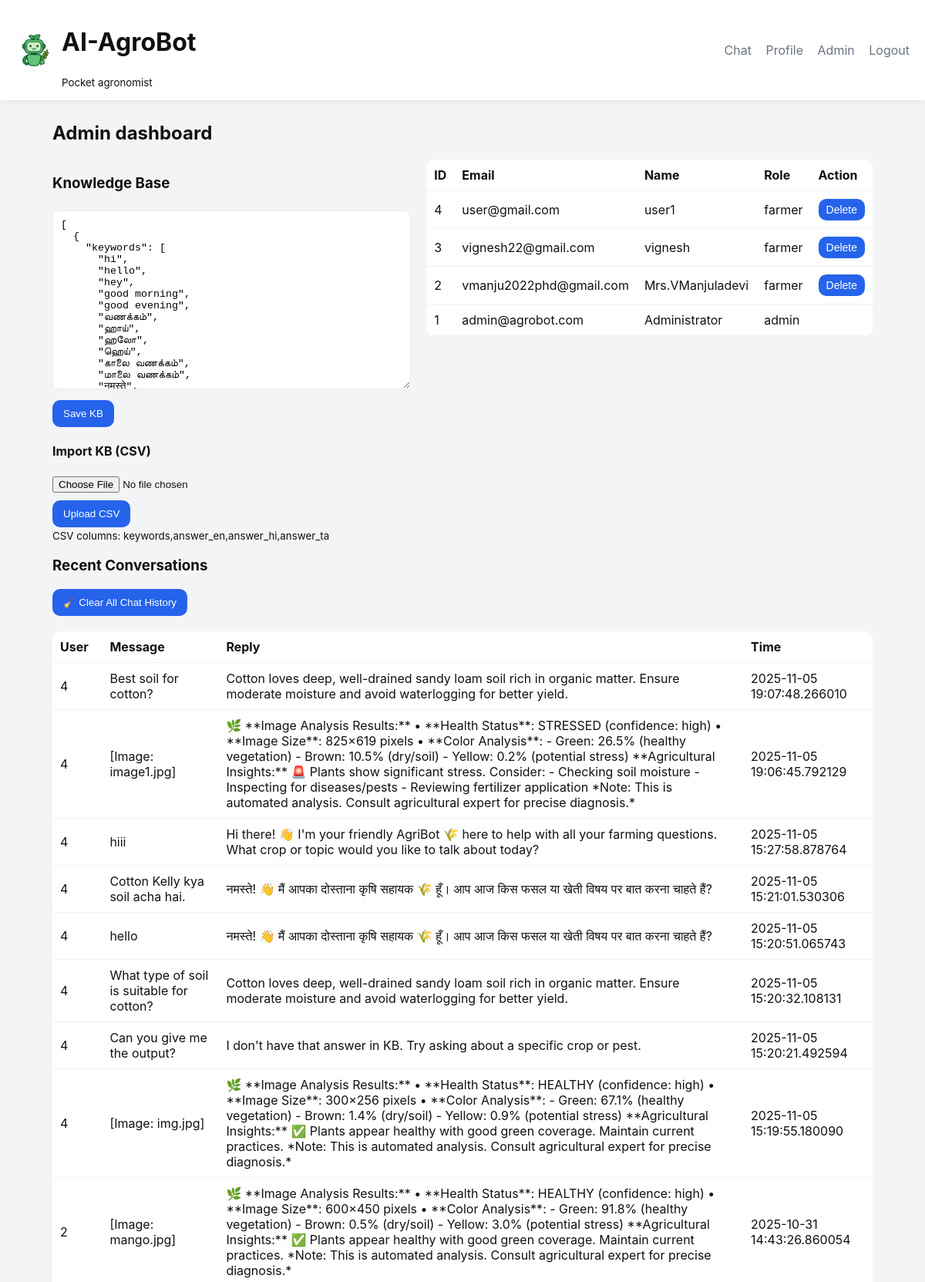
The page /admin (signed in, upper part) on the database its author committed.
### database.py (models this page shows)
class User(UserMixin, db.Model):
    __tablename__ = "users"
    id = db.Column(db.Integer, primary_key=True)
    email = db.Column(db.String(200), unique=True, nullable=False)
    password = db.Column(db.String(200), nullable=False)
    name = db.Column(db.String(100))
    role = db.Column(db.String(20), default="farmer")
    primary_crop = db.Column(db.String(100))
    region = db.Column(db.String(100))
    preferred_language = db.Column(db.String(20), default="en")

class ChatHistory(db.Model):
    __tablename__ = "chat_history"
    id = db.Column(db.Integer, primary_key=True)
    user_id = db.Column(db.Integer, db.ForeignKey("users.id"), nullable=True)
    user_message = db.Column(db.Text)
    bot_response = db.Column(db.Text)
    created_at = db.Column(db.DateTime, default=datetime.utcnow)
    feedback = db.Column(db.String(20), nullable=True)

### app.py (the view)
@app.route("/admin")
@login_required
def admin_dashboard():
    if current_user.role != "admin":
        flash("Access denied", "danger");
        return redirect(url_for("index"))
    users = User.query.order_by(User.id.desc()).all()
    chats = ChatHistory.query.order_by(ChatHistory.created_at.desc()).limit(500).all()
    kb_content = ""
    try:
        with open(KB_PATH, "r", encoding="utf-8") as f:
            kb_content = f.read()
    except Exception:
        kb_content = "[]"
    return render_template("admin_dashboard.html", users=users, chats=chats, kb_content=kb_content)

### app.py (called while the page is built)
@login_manager.user_loader
def load_user(user_id):
    return db.session.get(User, int(user_id))

### templates/admin_dashboard.html
{% extends "base.html" %}
{% block content %}
<h2>Admin dashboard</h2>
<div class="admin-grid">
  <section class="admin-kb">
    <h3>Knowledge Base</h3>
    <form method="post" action="{{ url_for('admin_edit_kb') }}">
      <textarea name="kb_data" rows="14">{{ kb_content }}</textarea>
      <div class="actions"><button class="btn" type="submit">Save KB</button></div>
    </form>
    <h4>Import KB (CSV)</h4>
    <form method="post" action="{{ url_for('admin_upload_kb_csv') }}" enctype="multipart/form-data">
      <input type="file" name="csv_file" accept=".csv" required><div class="actions"><button class="btn" type="submit">Upload CSV</button></div>
      <small>CSV columns: keywords,answer_en,answer_hi,answer_ta</small>
    </form>
  </section>
  <section class="admin-chats">
    <table class="table"><thead><tr><th>ID</th><th>Email</th><th>Name</th><th>Role</th><th>Action</th></tr></thead><tbody>{% for u in users %}<tr><td>{{ u.id }}</td><td>{{ u.email }}</td><td>{{ u.name }}</td><td>{{ u.role }}</td><td>{% if u.role!='admin' %}<form method="post" action="{{ url_for('admin_delete_user', user_id=u.id) }}"><button class="btn small" type="submit" onclick="return confirm('Delete user?')">Delete</button></form>{% endif %}</td></tr>{% endfor %}</tbody></table>
  </section>
</div>
    <h3>Recent Conversations</h3>
<form method="post" action="{{ url_for('admin_clear_chats') }}" onsubmit="return confirm('Are you sure you want to delete all chat history?');">
  <button class="btn danger" type="submit">🧹 Clear All Chat History</button>
</form>
<br>
<table class="table">
  <thead>
    <tr><th>User</th><th>Message</th><th>Reply</th><th>Time</th></tr>
  </thead>
  <tbody>
    {% for c in chats %}
      <tr>
        <td>{{ c.user_id or 'Guest' }}</td>
        <td>{{ c.user_message }}</td>
        <td>{{ c.bot_response }}</td>
        <td>{{ c.created_at }}</td>
      </tr>
    {% endfor %}
  </tbody>
</table>
{% endblock %}

### static/style.css (style rules this page uses)
:root { --brand:#2563eb;--muted:#6b7280;--bg:#f3f4f6;--card:#ffffff }
* { box-sizing:border-box }
body { font-family:Inter,system-ui,Segoe UI,Roboto,Arial;margin:0;background:var(--bg);color:#111 }
.btn,button { background:var(--brand);color:white;border:none;padding:10px 14px;border-radius:10px;cursor:pointer }
.btn.small { padding:6px 10px;font-size:14px }
.auth-card input, .auth-card select, textarea { width:100%;padding:10px;border-radius:8px;border:1px solid #e6eef8;margin-top:6px }
.actions { display:flex;align-items:center;gap:10px;margin-top:10px }
.admin-grid { display:grid;grid-template-columns:1fr 1fr;gap:20px }
.table { width:100%;border-collapse:collapse;background:var(--card);border-radius:10px;overflow:hidden }
.table th,.table td { padding:10px;border-bottom:1px solid #eef2ff;text-align:left }

### rows shown on the page
User: id "4", email "user@gmail.com", name "user1", role "farmer"
User: id "3", email "vignesh22@gmail.com", name "vignesh", role "farmer"
User: id "2", email "vmanju2022phd@gmail.com", name "Mrs.VManjuladevi", role "farmer"
User: id "1", email "admin@agrobot.com", name "Administrator", role "admin"
ChatHistory: user "4", user_message "Best soil for cotton?", bot_response "Cotton loves deep, well-drained sandy loam soil rich in organic matter. Ensure moderate moisture and avoid waterlogging for better yield.", created_at "2025-11-05 19:07:48.266010"
ChatHistory: user "4", user_message "[Image: image1.jpg]", bot_response "🌿 **Image Analysis Results:** • **Health Status**: STRESSED (confidence: high) • **Image Size**: 825×619 pixels • **Color Analysis**: - Green: 26.5% (healthy vegetation) - Brown: 10.5% (dry/soil) - Yellow: 0.2% (potential stress) **Agricultural Insights:** 🚨 Plants show significant stress. Consider: - Checking soil moisture - Inspecting for diseases/pests - Reviewing fertilizer application *Note: This is automated analysis. Consult agricultural expert for precise diagnosis.*", created_at "2025-11-05 19:06:45.792129"
ChatHistory: user "4", user_message "hiii", bot_response "Hi there! 👋 I'm your friendly AgriBot 🌾 here to help with all your farming questions. What crop or topic would you like to talk about today?", created_at "2025-11-05 15:27:58.878764"
ChatHistory: user "4", user_message "Cotton Kelly kya soil acha hai.", bot_response "नमस्ते! 👋 मैं आपका दोस्ताना कृषि सहायक 🌾 हूँ। आप आज किस फसल या खेती विषय पर बात करना चाहते हैं?", created_at "2025-11-05 15:21:01.530306"
ChatHistory: user "4", user_message "hello", bot_response "नमस्ते! 👋 मैं आपका दोस्ताना कृषि सहायक 🌾 हूँ। आप आज किस फसल या खेती विषय पर बात करना चाहते हैं?", created_at "2025-11-05 15:20:51.065743"
ChatHistory: user "4", user_message "What type of soil is suitable for cotton?", bot_response "Cotton loves deep, well-drained sandy loam soil rich in organic matter. Ensure moderate moisture and avoid waterlogging for better yield.", created_at "2025-11-05 15:20:32.108131"
ChatHistory: user "4", user_message "Can you give me the output?", bot_response "I don't have that answer in KB. Try asking about a specific crop or pest.", created_at "2025-11-05 15:20:21.492594"
ChatHistory: user "4", user_message "[Image: img.jpg]", bot_response "🌿 **Image Analysis Results:** • **Health Status**: HEALTHY (confidence: high) • **Image Size**: 300×256 pixels • **Color Analysis**: - Green: 67.1% (healthy vegetation) - Brown: 1.4% (dry/soil) - Yellow: 0.9% (potential stress) **Agricultural Insights:** ✅ Plants appear healthy with good green coverage. Maintain current practices. *Note: This is automated analysis. Consult agricultural expert for precise diagnosis.*", created_at "2025-11-05 15:19:55.180090"
ChatHistory: user "2", user_message "[Image: mango.jpg]", bot_response "🌿 **Image Analysis Results:** • **Health Status**: HEALTHY (confidence: high) • **Image Size**: 600×450 pixels • **Color Analysis**: - Green: 91.8% (healthy vegetation) - Brown: 0.5% (dry/soil) - Yellow: 3.0% (potential stress) **Agricultural Insights:** ✅ Plants appear healthy with good green coverage. Maintain current practices. *Note: This is automated analysis. Consult agricultural expert for precise diagnosis.*", created_at "2025-10-31 14:43:26.860054"
